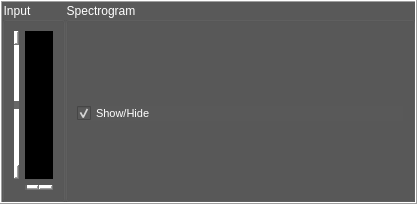
        <widget class="QFrame" name="time_input">
         <property name="maximumSize">
          <size>
           <width>16777215</width>
           <height>16777215</height>
          </size>
         </property>
         <property name="frameShape">
          <enum>QFrame::Box</enum>
         </property>
         <property name="frameShadow">
          <enum>QFrame::Raised</enum>
         </property>
         <layout class="QHBoxLayout" name="horizontalLayout_7">
          <property name="spacing">
           <number>0</number>
          </property>
          <property name="leftMargin">
           <number>0</number>
          </property>
          <property name="topMargin">
           <number>0</number>
          </property>
          <property name="rightMargin">
           <number>0</number>
          </property>
          <property name="bottomMargin">
           <number>0</number>
          </property>
          <item>
           <widget class="QGroupBox" name="groupBox_4">
            <property name="sizePolicy">
             <sizepolicy hsizetype="Expanding" vsizetype="Expanding">
              <horstretch>1</horstretch>
              <verstretch>0</verstretch>
             </sizepolicy>
            </property>
            <property name="minimumSize">
             <size>
              <width>0</width>
              <height>0</height>
             </size>
            </property>
            <property name="maximumSize">
             <size>
              <width>16777215</width>
              <height>16777215</height>
             </size>
            </property>
            <property name="styleSheet">
             <string notr="true">background-color: rgb(89, 89, 89);
color: rgb(255, 255, 255);</string>
            </property>
            <property name="title">
             <string>Input</string>
            </property>
            <layout class="QGridLayout" name="gridLayout_12">
             <item row="0" column="0">
              <widget class="QScrollBar" name="verticalScrollBar_1">
               <property name="maximumSize">
                <size>
                 <width>5</width>
                 <height>16777215</height>
                </size>
               </property>
               <property name="styleSheet">
                <string notr="true">QScrollBar:vertical {
	background-color: rgb(255, 255, 255);
}

QScrollBar::handle:vertical
 {
 background-color: #676767;
}


</string>
               </property>
               <property name="minimum">
                <number>-80</number>
               </property>
               <property name="maximum">
                <number>80</number>
               </property>
               <property name="value">
                <number>0</number>
               </property>
               <property name="tracking">
                <bool>true</bool>
               </property>
               <property name="orientation">
                <enum>Qt::Vertical</enum>
               </property>
              </widget>
             </item>
             <item row="0" column="1">
              <widget class="PlotWidget" name="plot_1" native="true">
               <property name="minimumSize">
                <size>
                 <width>0</width>
                 <height>0</height>
                </size>
               </property>
               <property name="autoFillBackground">
                <bool>false</bool>
               </property>
               <property name="styleSheet">
                <string notr="true">background-color: rgb(0, 0, 0);</string>
               </property>
              </widget>
             </item>
             <item row="1" column="1">
              <widget class="QScrollBar" name="horizontalScrollBar_1">
               <property name="maximumSize">
                <size>
                 <width>16777215</width>
                 <height>5</height>
                </size>
               </property>
               <property name="styleSheet">
                <string notr="true">QScrollBar:horizontal {
	background-color: rgb(255, 255, 255);
}

QScrollBar::handle:horizontal {
 background-color: #676767;
}
</string>
               </property>
               <property name="orientation">
                <enum>Qt::Horizontal</enum>
               </property>
              </widget>
             </item>
            </layout>
           </widget>
          </item>
          <item>
           <widget class="QGroupBox" name="SpectrogramBox_1">
            <property name="enabled">
             <bool>true</bool>
            </property>
            <property name="minimumSize">
             <size>
              <width>350</width>
              <height>200</height>
             </size>
            </property>
            <property name="maximumSize">
             <size>
              <width>350</width>
              <height>200</height>
             </size>
            </property>
            <property name="autoFillBackground">
             <bool>false</bool>
            </property>
            <property name="styleSheet">
             <string notr="true">background-color: rgb(89, 89, 89);
color: rgb(255, 255, 255);</string>
            </property>
            <property name="title">
             <string>Spectrogram</string>
            </property>
            <property name="flat">
             <bool>false</bool>
            </property>
            <property name="checkable">
             <bool>false</bool>
            </property>
            <layout class="QGridLayout" name="gridLayout_13">
             <property name="bottomMargin">
              <number>2</number>
             </property>
             <property name="spacing">
              <number>0</number>
             </property>
             <item row="1" column="0">
              <widget class="QCheckBox" name="ShowHide_1">
               <property name="sizePolicy">
                <sizepolicy hsizetype="Expanding" vsizetype="Expanding">
                 <horstretch>0</horstretch>
                 <verstretch>0</verstretch>
                </sizepolicy>
               </property>
               <property name="minimumSize">
                <size>
                 <width>0</width>
                 <height>0</height>
                </size>
               </property>
               <property name="maximumSize">
                <size>
                 <width>16777215</width>
                 <height>15</height>
                </size>
               </property>
               <property name="font">
                <font>
                 <pointsize>8</pointsize>
                </font>
               </property>
               <property name="text">
                <string>Show/Hide</string>
               </property>
               <property name="iconSize">
                <size>
                 <width>10</width>
                 <height>10</height>
                </size>
               </property>
               <property name="checked">
                <bool>true</bool>
               </property>
              </widget>
             </item>
             <item row="0" column="0">
              <layout class="QGridLayout" name="gridLayout_14">
               <item row="0" column="0" colspan="2">
                <layout class="QVBoxLayout" name="Spectrogram_1">
                 <property name="spacing">
                  <number>0</number>
                 </property>
                 <property name="sizeConstraint">
                  <enum>QLayout::SetMinimumSize</enum>
                 </property>
                </layout>
               </item>
              </layout>
             </item>
            </layout>
           </widget>
          </item>
         </layout>
        </widget>
